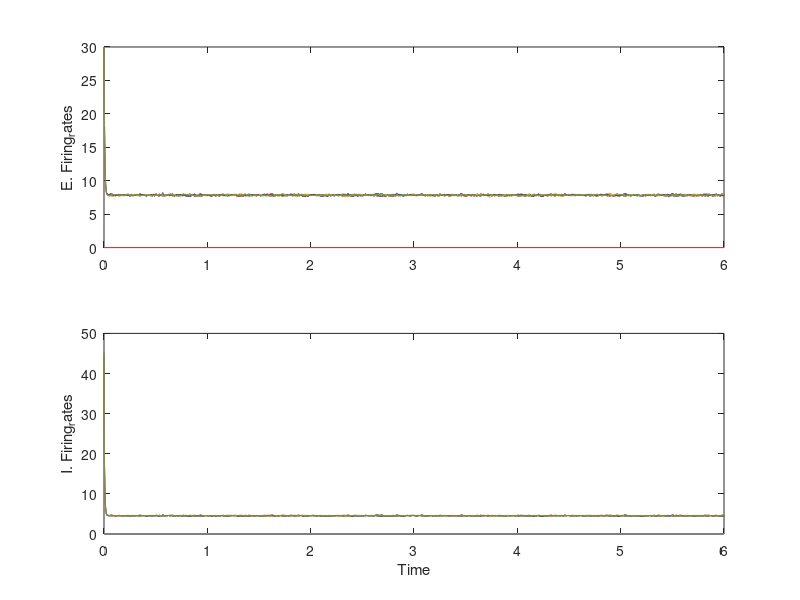

This figure's MATLAB source:
% Network with N total inhibition-stabilized excitatory-inhibitory units. 
% M of those pairs we attempt to make "active", and N-M pairs we try to 
% suppress.

%Originally Written by Paul Miller
%Modified and Commented by Connor Zawacki

%WEIX cross connection
%No WIEX cross connection
%linear inhibitory unit Firing rate
%nonlinear excitatory unit Firing rate

clear
N = 10;         %Total excitatory-inhibitory firing rate unit pairs
M = 5;         %Total number of active excitatory-inhibitory firing rate unit pairs

dt = 0.0001;    %Time step for simulation
tmax = 6;       %Duration of Simulation
t = 0:dt:tmax;  %Simulation time vector
Nt = length(t);

taue = 0.010;   %Time constant for excitatory cells
taui = 0.005;   %Time constant for inhibitory cells

Wee0 = 3;       %Excit.-Excit. connection strength
Wie0 = -3;      %Inhib.-Excit. connection strength
Wei0 = 3.5;     %Excit-Inhib connection strength
Weix = 0.025;   %Excit.-Inhibitory Cross connection strength
Wiex = 0.0;     %Inhibitory.-Excitatory Cross connection strength
Wii0 = -3;      %Inhib-Inhib connection strength

I0e = -1;       %Excit. applied current
I0i = -10;      %Inhib. applied current

reh = 30;       %Initial frate of excit cells50
rih = 45;       %Initial frate of inhib cells

alpha_e = 0.1;  %Gain of excit. cells
alpha_i = 1;    %Gain of inhib. cells

%Connection matricies
Wee = Wee0*eye(N);
Wie = Wie0*eye(N);
Wie = (Wie0-Wiex)*eye(N) + Wiex*ones(N);
Wei = (Wei0-Weix)*eye(N) + Weix*ones(N);
Wii = Wii0*eye(N);

%Current Matricies
Ie = I0e*ones(N,1);
Ii = I0i*ones(N,1);

Wei_tilde = Wei0/(1-Wii0);
Wie_tilde = (-Wie0)/(1-Wii0);
Wiex_tilde = (-Wiex)/(1-Wii0);
I0i_tilde = I0i*Wie_tilde;

%Rate Matricies
re = zeros(N,Nt);   
ri = zeros(N,Nt);   
re(1:M,1) = reh;
ri(1:M,1) = rih;

sigman = 0.002/sqrt(dt);

%simulation
for i = 2:Nt
    Ie_tot = (Wee*re(:,i-1)+ Wie*ri(:,i-1) + Ie + sigman*randn(N,1));
    Ie_tot = max(Ie_tot,0);
    re(:,i) = re(:,i-1) + dt*(-eye(N)*re(:,i-1) + alpha_e*Ie_tot.^2 )/taue;
    Ii_tot = (Wei*re(:,i-1) + Wii*ri(:,i-1) + Ii + sigman*randn(N,1));
    Ii_tot = max(Ii_tot,0);
    ri(:,i) = ri(:,i-1) + dt*(-eye(N)*ri(:,i-1)+alpha_i*Ii_tot )/taui;
    re(:,i) = max(re(:,i),0);
    ri(:,i) = max(ri(:,i),0);
end

figure(1)
clf
subplot(2,1,1)
plot(t,re), ylabel("E. Firing_rates")
subplot(2,1,2)
plot(t,ri), ylabel("I. Firing_rates"), xlabel("Time")

